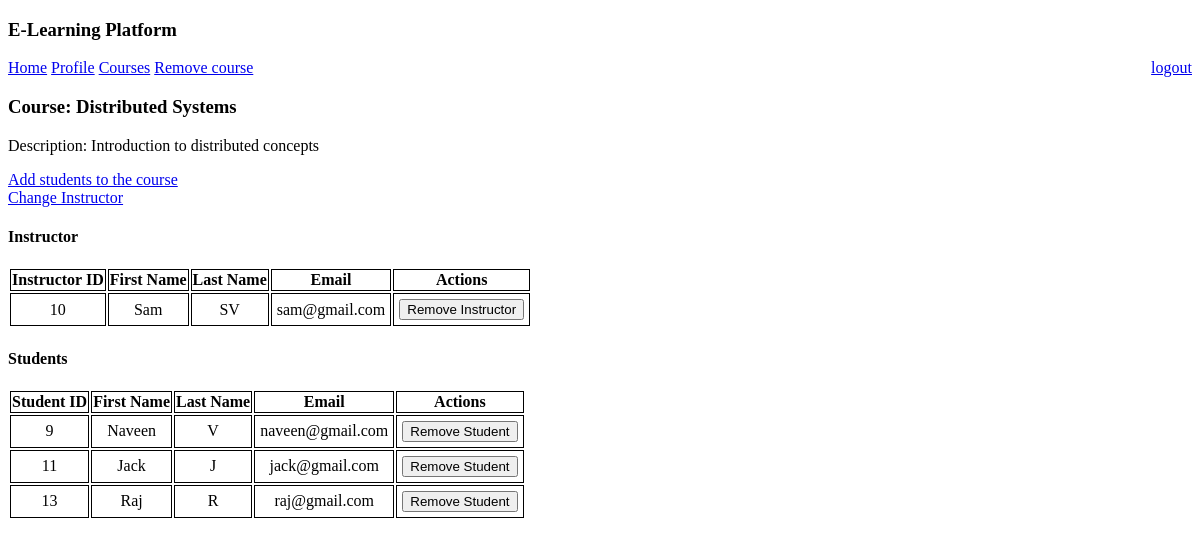
Page /course/details-all (signed in) on the earlier database version.
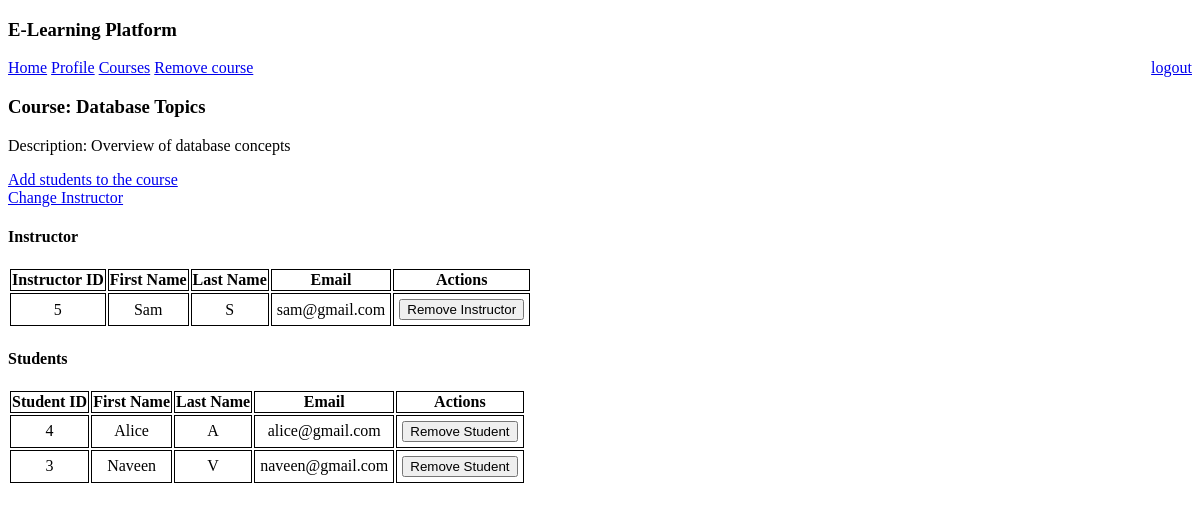
Same page on the later database version.
### e_learn/models.py (models this page shows)
class Course(models.Model):
    name = models.CharField(max_length=60)
    description = models.TextField(default=None, null=True, blank=True)
    institution = models.ForeignKey(Institution, on_delete=models.CASCADE)

class User(AbstractUser):
    is_student = models.BooleanField(default=False)
    is_instructor = models.BooleanField(default=False)
    is_institution = models.BooleanField(default=False)

### e_learn/views.py (the view)
# urls.py: path('course/details-all', views.display_course_data, name='complete_course_details'),
@login_required(login_url="institution_login")
def display_course_data(request):
    course_id = request.GET.get('course_id')
    send_data = {}
    try:
        if course_id is None:
            course_id = request.session["course_id"]
            del request.session["course_id"]
    except Exception as e:
        return redirect('logout')
    data = course_users(course_id)
    students_exists = True
    instructor_exists = True
    if data is None:
        course = Course.objects.get(id=course_id)
        return render(request, "course_data_to_institution.html",
                      {'course_details': course, 'msg': "No Student or Instructor is assigned to this course yet."})
    if data["instructor"] is None:
        instructor_exists = False
    if len(data["students_lst"]) == 0:
        students_exists = False
    send_data = {'course_details': data["course"], 'students_lst': data["students_lst"],
                 'instructor': data["instructor"], 'instructor_exists': instructor_exists,
                 'students_exists': students_exists}
    return render(request, "course_data_to_institution.html", send_data)

### e_learn/views.py (called while the page is built)
def course_users(course_id):
    try:
        course = Course.objects.get(id=course_id)
        lst_user_relations = UserCourseRelation.objects.filter(course=course)
        students_lst = []
        instructor = None
        for relation in lst_user_relations:
            if relation.user.is_instructor:
                instructor = relation.user
            else:
                students_lst.append(relation.user)
        if len(students_lst) == 0 and instructor is None:
            return None
        return {"course": course, "students_lst": students_lst, "instructor": instructor}
    except Exception as e:
        return None

### e_learn/templates/course_data_to_institution.html (shortened to what this page needs)
{% extends "base_loggedIn.html" %}
{% block body %}
    <a href="{% url 'institution_home' %}">Home</a>
    <a href="{% url 'institution_home' %}?request_profile=True">Profile</a>
    <a href="{% url 'course_list' %}">Courses</a>
    <a href="{% url 'remove_course' %}?course_id={{ course_details.id }}">Remove course</a>
    <h3> Course: {{ course_details.name }}</h3>
    <p>Description: {{ course_details.description }}</p>
    <a href="{% url 'add_students_to_course' %}?course_id={{ course_details.id }}">Add students to the course</a> <br>
    {% if instructor_exists %}
        <a href="{% url 'add_instructor_to_course' %}?course_id={{ course_details.id }}">Change Instructor</a> <br>
        <h4>Instructor</h4>
        <table>
            <thead>
                <tr>
                    <th scope="col" style="border: 1px solid black;"> Instructor ID </th>
                    <th scope="col" style="border: 1px solid black;"> First Name </th>
                    <th scope="col" style="border: 1px solid black;"> Last Name </th>
                    <th scope="col" style="border: 1px solid black;"> Email </th>
                    <th scope="col" style="border: 1px solid black;"> Actions </th>
                </tr>
            </thead>
            <tbody>
                <tr>
                    <td style="border: 1px solid black;padding: 5px" align="center">{{ instructor.id }}</td>
                    <td style="border: 1px solid black;padding: 5px" align="center">{{ instructor.first_name }}</td>
                    <td style="border: 1px solid black;padding: 5px" align="center">{{ instructor.last_name }}</td>
                    <td style="border: 1px solid black;padding: 5px" align="center">{{ instructor.email }}</td>
                    <td style="border: 1px solid black;padding: 5px" align="center">
                            <form action="{% url 'remove_user_from_course' %}" method="POST"> {% csrf_token %}
                                <button type="submit">Remove Instructor</button>
                            </form>
                        </td>
                </tr>
            </tbody>
        </table>
    {% elif students_exists %}
        <a href="{% url 'add_instructor_to_course' %}?course_id={{ course_details.id }}">Assign Instructor</a> <br>
        <h4>Instructor</h4>
        This course does not have any Instructor assigned yet. <br>
    {% else %}
        <a href="{% url 'add_instructor_to_course' %}?course_id={{ course_details.id }}">Assign Instructor</a> <br>
    {% endif %}
    {% if students_exists %}
        <h4>Students</h4>
        <table>
            <thead>
                <tr>
                    <th scope="col" style="border: 1px solid black;"> Student ID </th>
                    <th scope="col" style="border: 1px solid black;"> First Name </th>
                    <th scope="col" style="border: 1px solid black;"> Last Name </th>
                    <th scope="col" style="border: 1px solid black;"> Email </th>
                    <th scope="col" style="border: 1px solid black;"> Actions </th>
                </tr>
            </thead>
            <tbody>
                {% for user in students_lst %}
                    <tr>
                        <td style="border: 1px solid black;padding: 5px" align="center">{{ user.id }}</td>
                        <td style="border: 1px solid black;padding: 5px" align="center">{{ user.first_name }}</td>
                        <td style="border: 1px solid black;padding: 5px" align="center">{{ user.last_name }}</td>
                        <td style="border: 1px solid black;padding: 5px" align="center">{{ user.email }}</td>
                        <td style="border: 1px solid black;padding: 5px" align="center">
                            <form action="{% url 'remove_user_from_course' %}" method="POST"> {% csrf_token %}
                                <button type="submit">Remove Student</button>
                            </form>
                        </td>
                    </tr>
                {% endfor %}
            </tbody>
        </table>
    {% elif instructor_exists %}
        <br> This course does not have any students enrolled yet. <br>
    {% endif %}
{% endblock %}

### e_learn/templates/base_loggedIn.html (shortened to what this page needs)
<!DOCTYPE html>
<html lang="en">
<head>
</head>
<body>
    <h3>E-Learning Platform</h3>
    <a href="{% url 'logout' %}" style="text-align: right;float: right">logout</a>
    {% block body %}
    {% endblock %}
</body>
</html>

Differences in the rows shown:
removed User: id "10", first_name "Sam", last_name "SV", email "sam@gmail.com"
removed User: id "9", first_name "Naveen", last_name "V", email "naveen@gmail.com"
removed User: id "11", first_name "Jack", last_name "J", email "jack@gmail.com"
removed User: id "13", first_name "Raj", last_name "R", email "raj@gmail.com"
changed Course: name "Distributed Systems" → "Database Topics"; description "Introduction to distributed concepts" → "Overview of database concepts"
added User: id "5", first_name "Sam", last_name "S", email "sam@gmail.com"
added User: id "4", first_name "Alice", last_name "A", email "alice@gmail.com"
added User: id "3", first_name "Naveen", last_name "V", email "naveen@gmail.com"
